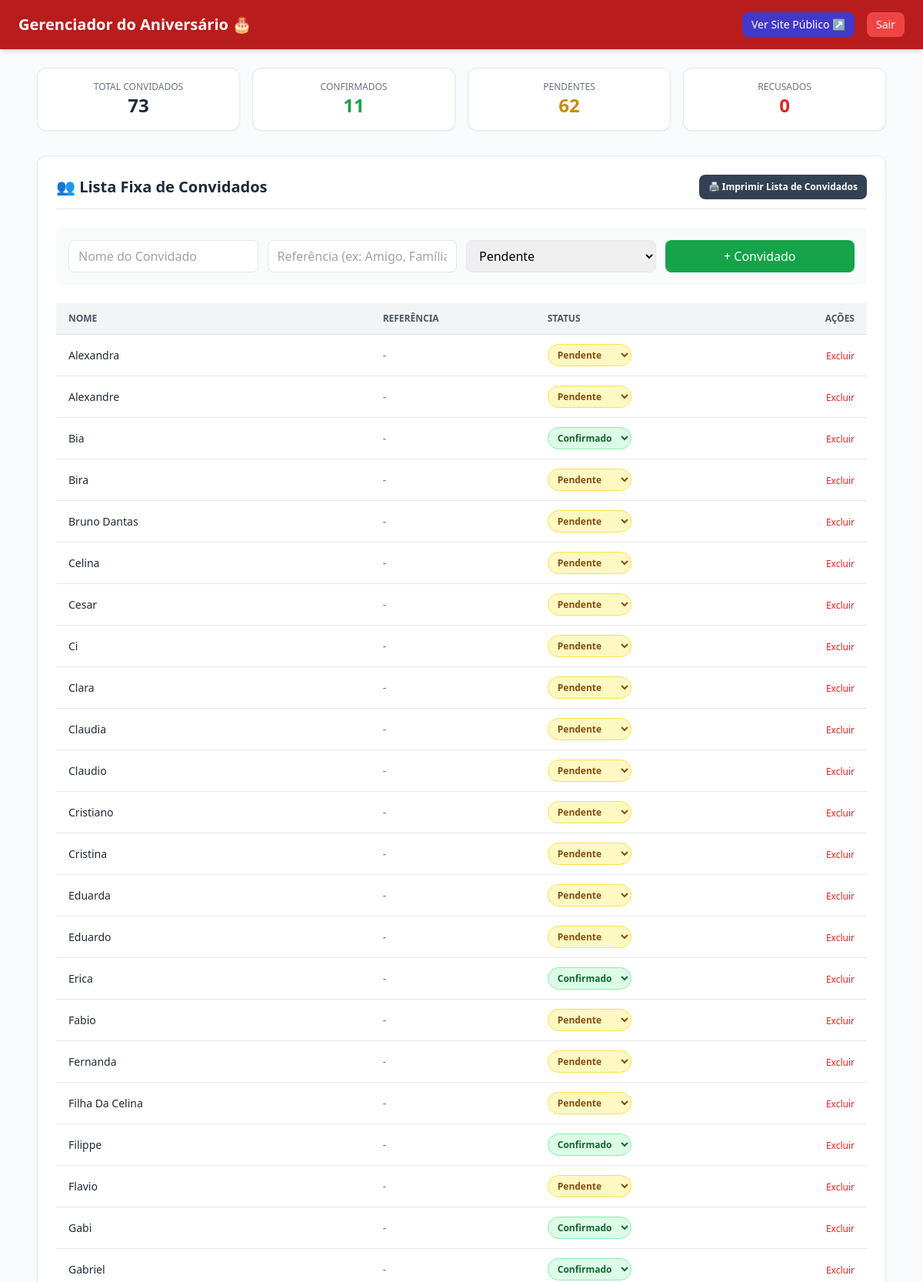
/admin (signed in, upper part), run on the app's committed database.
### tables this page shows
CREATE TABLE convidados (
            id INTEGER PRIMARY KEY AUTOINCREMENT,
            nome TEXT NOT NULL,
            referencia TEXT DEFAULT '',
            status TEXT DEFAULT 'Pendente'
        );

### app.py (the view)
@app.route("/admin")
@admin_required
def admin_dashboard():
    conn = get_db_connection()
    convidados = conn.execute("SELECT * FROM convidados ORDER BY nome ASC").fetchall()
    total_geral = conn.execute("SELECT COUNT(*) FROM convidados").fetchone()[0]
    total_confirmados = conn.execute("SELECT COUNT(*) FROM convidados WHERE status = 'Confirmado'").fetchone()[0]
    total_pendentes = conn.execute("SELECT COUNT(*) FROM convidados WHERE status = 'Pendente'").fetchone()[0]
    total_recusados = conn.execute("SELECT COUNT(*) FROM convidados WHERE status = 'Recusado'").fetchone()[0]
    itens = conn.execute("SELECT * FROM itens ORDER BY categoria, subcategoria, nome_item").fetchall()
    conn.close()
    return render_template(
        "admin.html",
        convidados=convidados,
        total_geral=total_geral,
        total_confirmados=total_confirmados,
        total_pendentes=total_pendentes,
        total_recusados=total_recusados,
        itens=itens
    )

### app.py (called while the page is built)
def get_db_connection():
    conn = sqlite3.connect(DB_NAME)
    conn.row_factory = sqlite3.Row
    return conn

def admin_required(f):
    @wraps(f)
    def decorated_function(*args, **kwargs):
        if not session.get("logged_in"):
            flash("Faça login para acessar o painel administrativo.", "warning")
            return redirect(url_for("login"))
        return f(*args, **kwargs)
    return decorated_function

### templates/admin.html (shortened to what this page needs)
<!DOCTYPE html>
<html lang="pt-BR">
<head>
    <script src="https://cdn.tailwindcss.com"></script>
</head>
<body class="bg-gray-50 min-h-screen">
    <nav class="bg-red-700 text-white p-4 shadow-md no-print">
        <div class="max-w-6xl mx-auto flex justify-between items-center">
            <h1 class="text-xl font-bold">Gerenciador do Aniversário 🎂</h1>
            <div class="flex items-center space-x-4">
                <a href="{{ url_for('index') }}" target="_blank" class="bg-indigo-700 hover:bg-indigo-800 px-3 py-1.5 rounded-lg text-sm transition">Ver Site Público ↗</a>
                <a href="{{ url_for('logout') }}" class="bg-red-500 hover:bg-red-600 px-3 py-1.5 rounded-lg text-sm transition">Sair</a>
            </div>
        </div>
    </nav>
    <div class="max-w-6xl mx-auto p-4 md:p-6 space-y-8">
        <div class="grid grid-cols-1 md:grid-cols-4 gap-4 no-print">
            <div class="bg-white p-4 rounded-xl border border-gray-200 shadow-sm text-center">
                <p class="text-xs font-medium text-gray-500 uppercase">Total Convidados</p>
                <p class="text-2xl font-bold text-gray-800">{{ total_geral }}</p>
            </div>
            <div class="bg-white p-4 rounded-xl border border-gray-200 shadow-sm text-center">
                <p class="text-xs font-medium text-gray-500 uppercase">Confirmados</p>
                <p class="text-2xl font-bold text-green-600">{{ total_confirmados }}</p>
            </div>
            <div class="bg-white p-4 rounded-xl border border-gray-200 shadow-sm text-center">
                <p class="text-xs font-medium text-gray-500 uppercase">Pendentes</p>
                <p class="text-2xl font-bold text-yellow-600">{{ total_pendentes }}</p>
            </div>
            <div class="bg-white p-4 rounded-xl border border-gray-200 shadow-sm text-center">
                <p class="text-xs font-medium text-gray-500 uppercase">Recusados</p>
                <p class="text-2xl font-bold text-red-600">{{ total_recusados }}</p>
            </div>
        </div>
        <div id="secao-convidados" class="bg-white p-6 rounded-xl border border-gray-200 shadow-sm space-y-6 print-section">
            <div class="flex justify-between items-center border-b pb-3">
                <h2 class="text-xl font-bold text-gray-800">👥 Lista Fixa de Convidados</h2>
                <button onclick="imprimirSecao('convidados')" class="bg-slate-700 hover:bg-slate-800 text-white text-xs font-semibold px-3 py-2 rounded-lg transition flex items-center space-x-1 no-print">
                    <span>🖨️ Imprimir Lista de Convidados</span>
                </button>
            </div>
            <form action="{{ url_for('admin_add_convidado') }}" method="POST" class="grid grid-cols-1 md:grid-cols-4 gap-3 bg-gray-50 p-4 rounded-lg no-print">
                <input type="text" name="nome" placeholder="Nome do Convidado" required class="px-3 py-2 border rounded-lg">
                <input type="text" name="referencia" placeholder="Referência (ex: Amigo, Família)" class="px-3 py-2 border rounded-lg">
                <select name="status" class="px-3 py-2 border rounded-lg">
                    <option value="Pendente">Pendente</option>
                </select>
                <button type="submit" class="bg-green-600 hover:bg-green-700 text-white font-medium py-2 rounded-lg transition">+ Convidado</button>
            </form>
            <div class="overflow-x-auto">
                <table class="w-full text-left border-collapse">
                    <thead>
                        <tr class="border-b bg-gray-100 text-xs font-semibold text-gray-600 uppercase">
                            <th class="py-3 px-4">Nome</th>
                            <th class="py-3 px-4">Referência</th>
                            <th class="py-3 px-4">Status</th>
                            <th class="py-3 px-4 text-right no-print">Ações</th>
                        </tr>
                    </thead>
                    <tbody class="divide-y text-sm">
                        {% for c in convidados %}
                        <tr>
                            <td class="py-3 px-4 font-medium text-gray-800">{{ c.nome }}</td>
                            <td class="py-3 px-4 text-gray-500 italic">{{ c.referencia if c.referencia else '-' }}</td>
                            <td class="py-3 px-4">
                                <span class="no-print">
                                    <form action="{{ url_for('admin_update_convidado_status') }}" method="POST" class="inline-block">
                                        <select name="status" onchange="this.form.submit()" class="text-xs font-semibold px-2 py-1 rounded-full border {% if c.status == 'Confirmado' %}bg-green-100 text-green-800 border-green-300{% elif c.status == 'Recusado' %}bg-red-100 text-red-800 border-red-300{% else %}bg-yellow-100 text-yellow-800 border-yellow-300{% endif %}">
                                            <option value="Pendente" {% if c.status == 'Pendente' %}selected{% endif %}>Pendente</option>
                                            <option value="Confirmado" {% if c.status == 'Confirmado' %}selected{% endif %}>Confirmado</option>
                                        </select>
                                    </form>
                                </span>
                            </td>
                            <td class="py-3 px-4 text-right no-print">
                                <form action="{{ url_for('admin_delete_convidado') }}" method="POST" class="inline-block" onsubmit="return confirm('Remover convidado?')">
                                    <button type="submit" class="text-red-600 hover:text-red-800 font-medium text-xs">Excluir</button>
                                </form>
                            </td>
                        </tr>
                        {% endfor %}
                    </tbody>
                </table>
            </div>
        </div>
    </div>
</body>
</html>

### data on the page
convidados: nome "Alexandra", referencia "-", status "Pendente"
convidados: nome "Alexandre", referencia "-", status "Pendente"
convidados: nome "Bia", referencia "-", status "Confirmado"
convidados: nome "Bira", referencia "-", status "Pendente"
convidados: nome "Bruno Dantas", referencia "-", status "Pendente"
convidados: nome "Celina", referencia "-", status "Pendente"
convidados: nome "Cesar", referencia "-", status "Pendente"
convidados: nome "Ci", referencia "-", status "Pendente"
convidados: nome "Clara", referencia "-", status "Pendente"
convidados: nome "Claudia", referencia "-", status "Pendente"
convidados: nome "Claudio", referencia "-", status "Pendente"
convidados: nome "Cristiano", referencia "-", status "Pendente"
convidados: nome "Cristina", referencia "-", status "Pendente"
convidados: nome "Eduarda", referencia "-", status "Pendente"
convidados: nome "Eduardo", referencia "-", status "Pendente"
convidados: nome "Erica", referencia "-", status "Confirmado"
convidados: nome "Fabio", referencia "-", status "Pendente"
convidados: nome "Fernanda", referencia "-", status "Pendente"
convidados: nome "Filha Da Celina", referencia "-", status "Pendente"
convidados: nome "Filippe", referencia "-", status "Confirmado"
convidados: nome "Flavio", referencia "-", status "Pendente"
convidados: nome "Gabi", referencia "-", status "Confirmado"
convidados: nome "Gabriel", referencia "-", status "Confirmado"

### other printed values
{{ total_geral }} "73"
{{ total_confirmados }} "11"
{{ total_pendentes }} "62"
{{ total_recusados }} "0"
